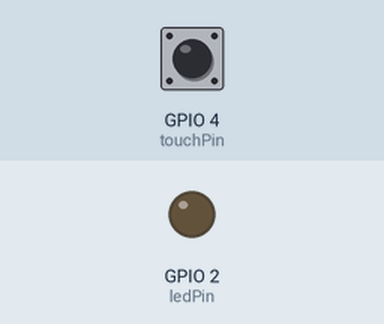
A sketch run on a simulated ESP32. Shown: output pins drawn as LEDs (lit = HIGH). The inputs (shaded band) are chosen by the test bench; at power-on: GPIO 4 (touchPin) HIGH. What the sketch prints to the serial monitor is not drawn.

Above: at 1.5 s.
1.6 s: GPIO 4 (touchPin) pulled LOW for 0.15 s
At 2.1 s:
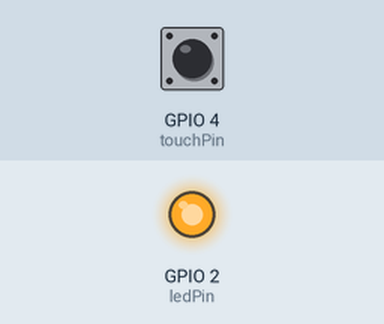
3.2 s: GPIO 4 (touchPin) pulled LOW for 1 s
At 4.5 s:
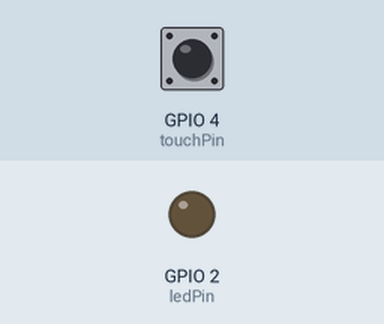
5.7 s: GPIO 4 (touchPin) pulled LOW for 3.2 s
At 6.4 s:
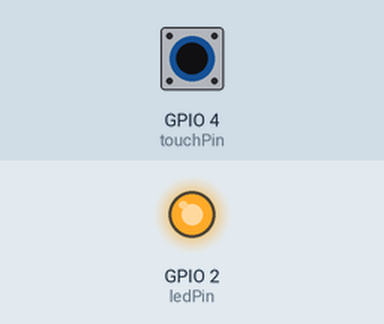
Timing chart, 0 to 8.7 s (numbered marks = the images above; inputs shaded):
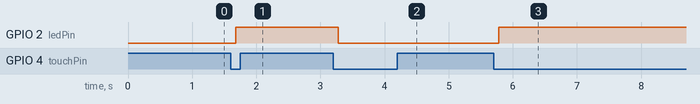

The sketch:

ex04_touch_latch.ino
```cpp
const int ledPin = 2;
const int touchPin = 4;

const unsigned long debounceMs = 80;

uint16_t touchBaseline = 0;
uint16_t touchThreshold = 0;

bool lastRawTouch = false;
bool stableTouch = false;
bool ledState = false;

unsigned long lastDebounceTime = 0;

bool readTouchPressed() {
	return touchRead(touchPin) < touchThreshold;
}

void setup() {
	Serial.begin(115200);
	pinMode(ledPin, OUTPUT);
	digitalWrite(ledPin, LOW);

	delay(200);

	uint32_t total = 0;
	for (int i = 0; i < 32; i++) {
		total += touchRead(touchPin);
		delay(5);
	}

	touchBaseline = total / 32;
	touchThreshold = touchBaseline * 3 / 4;
	if (touchThreshold < 10) {
		touchThreshold = 10;
	}

	lastRawTouch = readTouchPressed();
	stableTouch = lastRawTouch;

	Serial.printf("touch baseline=%u threshold=%u\n", touchBaseline, touchThreshold);
}

void loop() {
	unsigned long now = millis();
	bool rawTouch = readTouchPressed();

	if (rawTouch != lastRawTouch) {
		lastDebounceTime = now;
		lastRawTouch = rawTouch;
	}

	if ((now - lastDebounceTime) >= debounceMs && rawTouch != stableTouch) {
		stableTouch = rawTouch;

		if (stableTouch) {
			ledState = !ledState;
			digitalWrite(ledPin, ledState ? HIGH : LOW);
		}
	}
}
```

Measured:
- after the input at 1.6 s, GPIO 2 (ledPin): LOW → HIGH after 0.08 s
- after the input at 3.2 s, GPIO 2 (ledPin): HIGH → LOW after 0.08 s
- after the input at 5.7 s, GPIO 2 (ledPin): LOW → HIGH after 0.08 s
